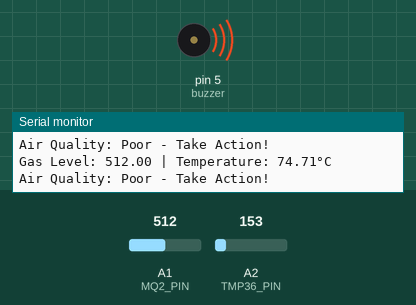
This sketch was run on a simulated Arduino Uno, built with avr-gcc and run on an emulated ATmega328P. Parts: buzzer (waves = sounding, pin HIGH), the last lines printed to the serial monitor. The inputs (shaded band) are chosen by the test bench; at power-on: A1 (MQ2_PIN) = 512, A2 (TMP36_PIN) = 153.

Above: at 2.8 s.
2.9 s: A1 (MQ2_PIN) set to 408
5.6 s: A1 (MQ2_PIN) set to 392
At 6.4 s:
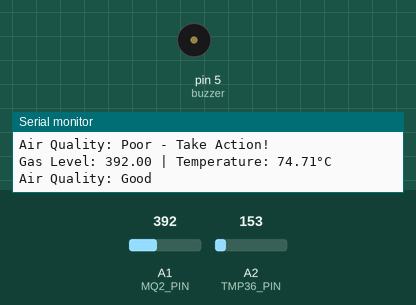
8.3 s: A1 (MQ2_PIN) set to 410
At 11.2 s:
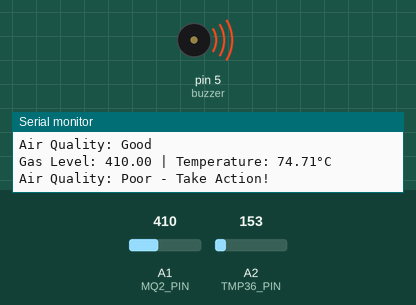
11.5 s: A1 (MQ2_PIN) set to 390
At 12.8 s:
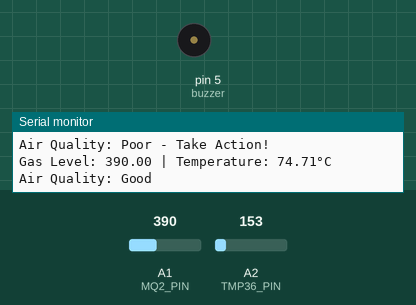
Timing chart, 0 to 14.5 s (numbered marks = the images above; inputs shaded):
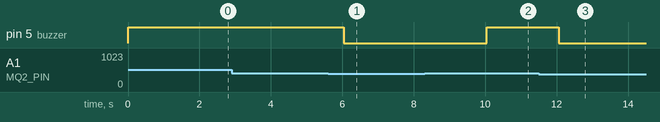

Measured:
- the behaviour switches between 401 and 400 on A1 (MQ2_PIN) (found by bisection; images 0 and 1)
- after the input at 5.6 s, pin 5 (buzzer): HIGH → LOW after 0.44 s
- after the input at 8.3 s, pin 5 (buzzer): LOW → HIGH after 1.7 s
- after the input at 11.5 s, pin 5 (buzzer): HIGH → LOW after 0.56 s

The sketch:

air_quality_iot_assignment1.ino
```cpp
#define MQ2_PIN A1   // MQ-2 gas sensor is connected to analog pin A1
#define TMP36_PIN A2 // TMP36 temperature sensor is connected to analog pin A2

int buzzer = 5;     // Buzzer for bad air quality warning

void setup() {
  Serial.begin(9600);

  // Setup Buzzer as output
  pinMode(buzzer, OUTPUT);
}

void loop() {
  float mq2_value = analogRead(MQ2_PIN);  // Read MQ-2 sensor value
  float temp_voltage = analogRead(TMP36_PIN); // Read TMP36 sensor voltage
  float temperature = (temp_voltage * 5.0 * 100.0) / 1024.0; // Convert voltage to Celsius

  // Print readings to Serial Monitor
  Serial.print("Gas Level: ");
  Serial.print(mq2_value);
  Serial.print(" | Temperature: ");
  Serial.print(temperature);
  Serial.println("°C");

  // Define air quality threshold based on MQ-2 sensor value
if (mq2_value > 400) {  // Adjusted threshold for poor air quality
    digitalWrite(buzzer, HIGH);  // Turn on the buzzer
    Serial.println("Air Quality: Poor - Take Action!");
} else {
    digitalWrite(buzzer, LOW);  // Turn off the buzzer
    Serial.println("Air Quality: Good");
}

  delay(2000); // Wait for 2 seconds before the next reading
}
```
